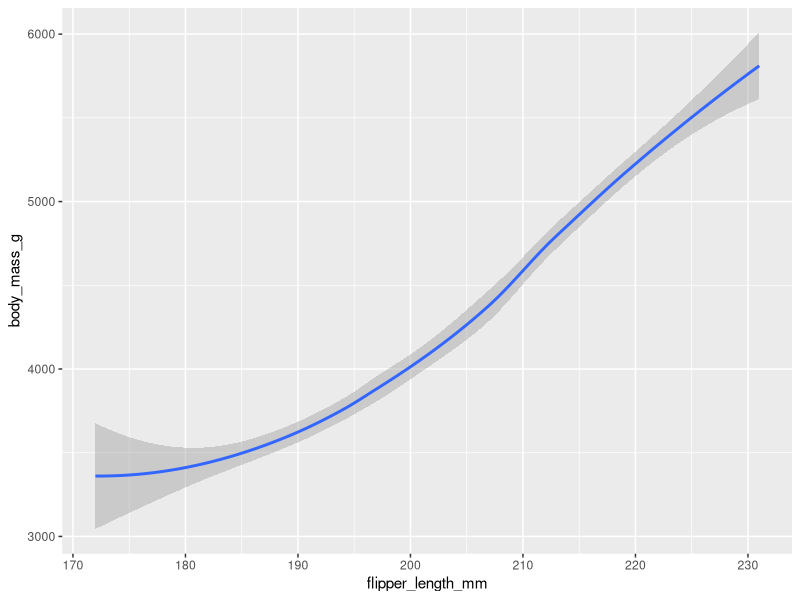
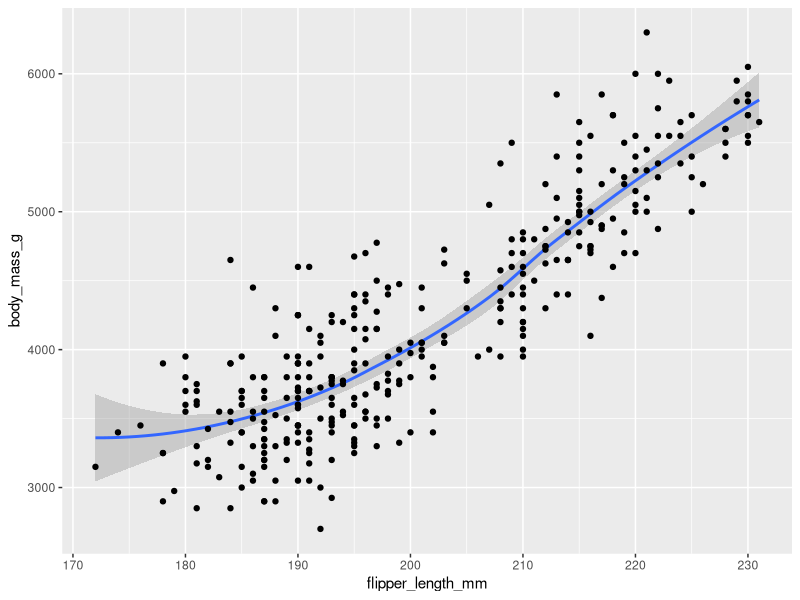
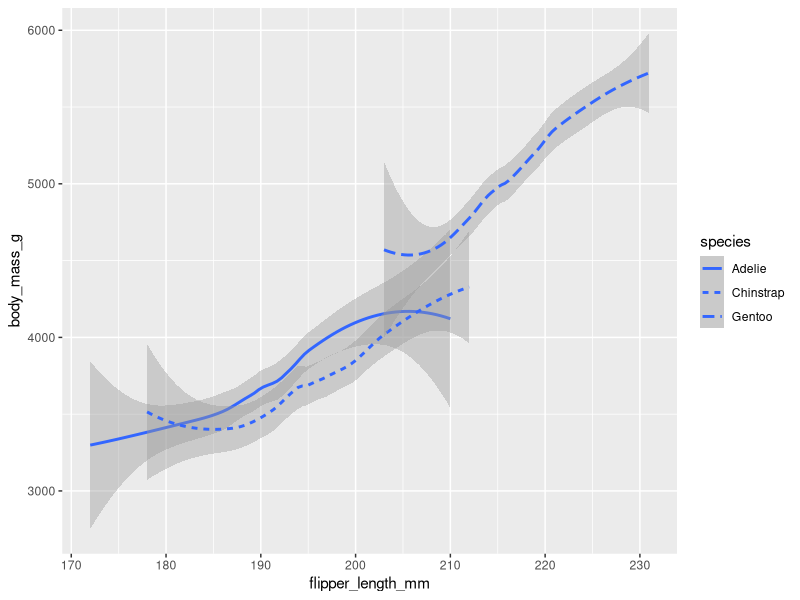
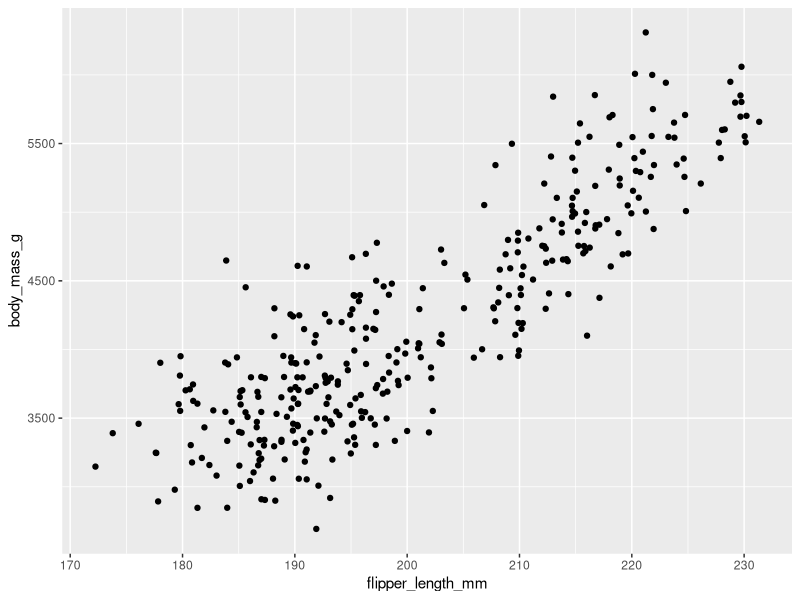
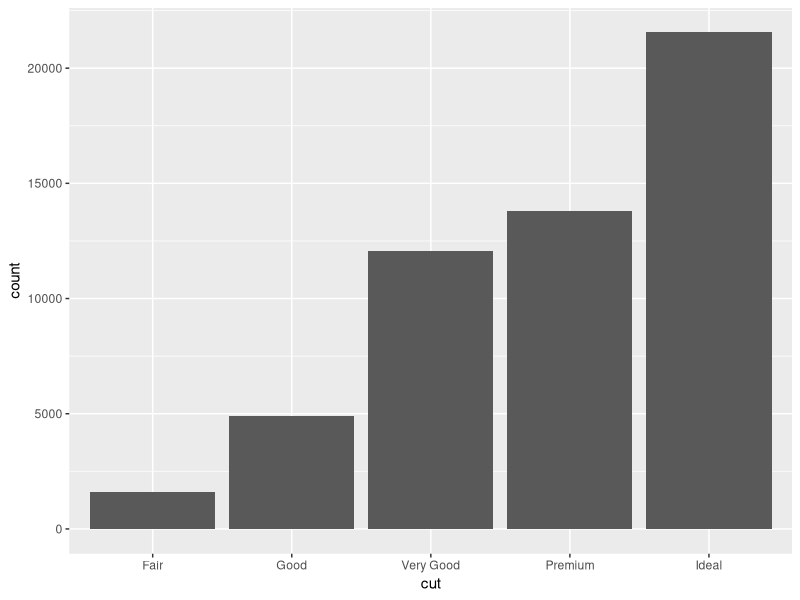
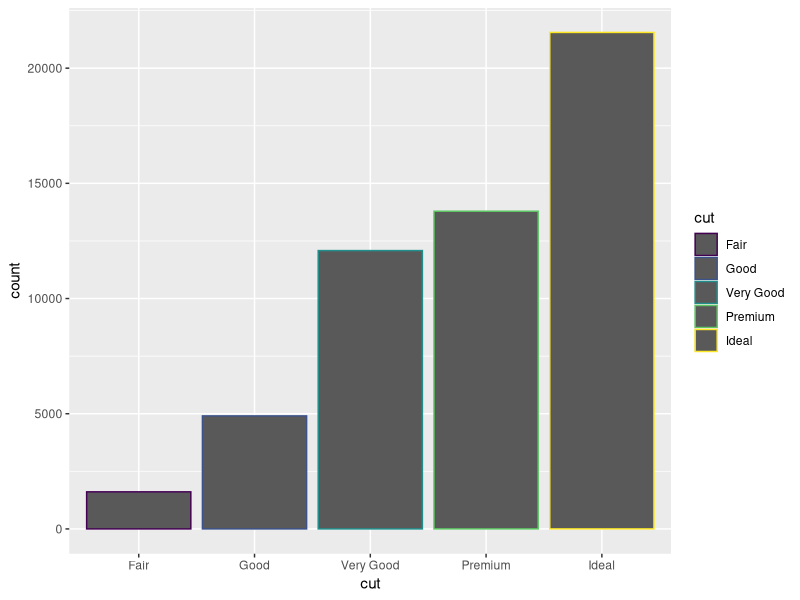
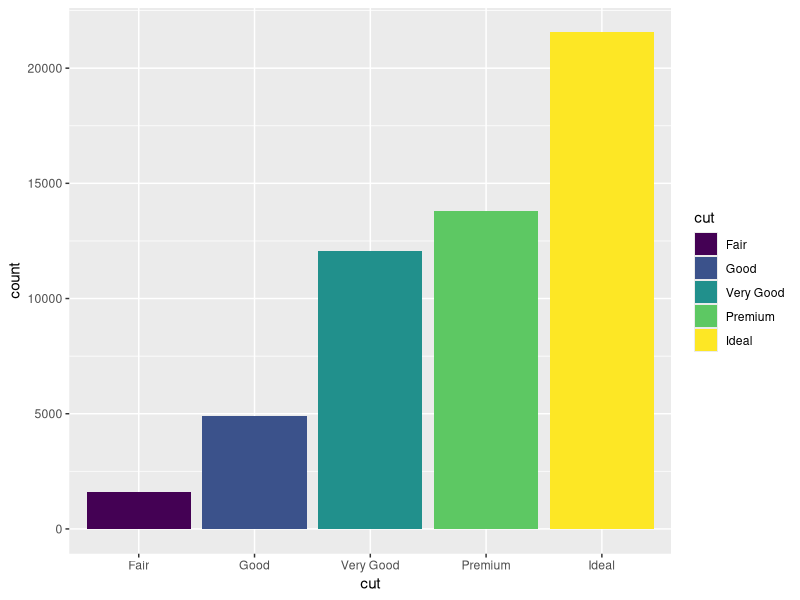
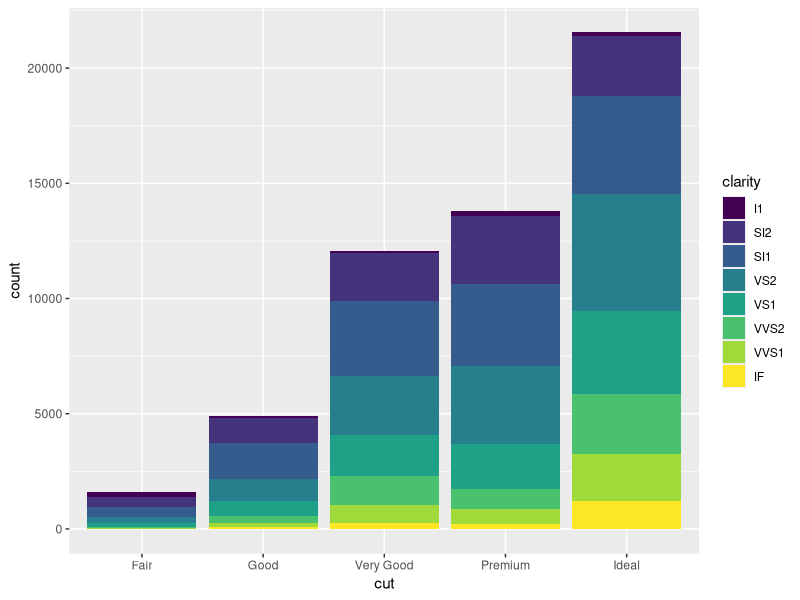

Reproduce these figures in R, in order.
library(ggplot2)
library(palmerpenguins)

### Creating a clear line instead of scatter plots
ggplot(data = penguins) +
  geom_smooth(mapping=aes(x = flipper_length_mm,y = body_mass_g))

### Creating 2 layers of different Geoms
ggplot(data = penguins) +
  geom_smooth(mapping=aes(x = flipper_length_mm,y = body_mass_g)) +
  geom_point(mapping=aes(x = flipper_length_mm,y = body_mass_g))
      
### Creating several linetypes, differing by species
ggplot(data = penguins) +
  geom_smooth(mapping=aes(
    x = flipper_length_mm,y = body_mass_g,
    linetype = species))

### Using the Jitter Geom
ggplot(data = penguins) +
  geom_jitter(mapping=aes(x = flipper_length_mm,y = body_mass_g))



### Creating a Bar Chart
ggplot(data = diamonds) +
  geom_bar(mapping = aes(x = cut))

### Adding Color 
ggplot(data = diamonds) +
  geom_bar(mapping=aes(x = cut, color = cut))
### But just to the border?
### We need to use "fill=" instead of "color="
ggplot(data = diamonds) +
  geom_bar(mapping=aes(x = cut, fill = cut))

### If column of coloring is not equal to x-axis
### We create a very different kind of Chart !
ggplot(data = diamonds) +
  geom_bar(mapping=aes(x = cut, fill = clarity))


